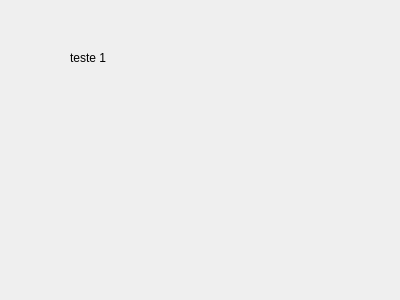
<?xml version="1.0" encoding="UTF-8"?>
<ui version="4.0">
 <class>WizardPage</class>
 <widget class="QWizardPage" name="WizardPage">
  <property name="geometry">
   <rect>
    <x>0</x>
    <y>0</y>
    <width>400</width>
    <height>300</height>
   </rect>
  </property>
  <property name="windowTitle">
   <string>WizardPage</string>
  </property>
  <widget class="QLabel" name="label">
   <property name="geometry">
    <rect>
     <x>70</x>
     <y>50</y>
     <width>53</width>
     <height>15</height>
    </rect>
   </property>
   <property name="text">
    <string>teste 1</string>
   </property>
  </widget>
 </widget>
 <resources/>
 <connections/>
</ui>
